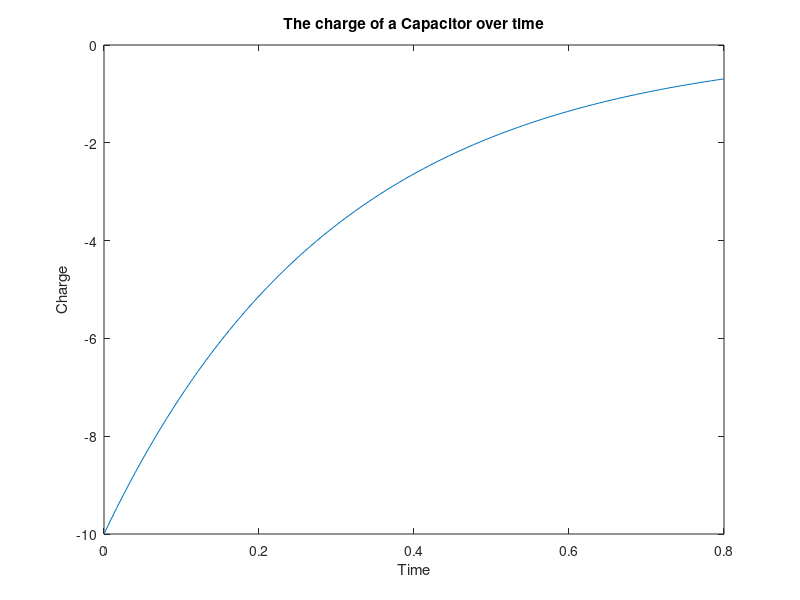

The MATLAB source for this figure:
t=linspace(0,0.8,100);
q=10;
R=60;
L=9;
c=0.00005;
Q_t=q*exp((t.*-R)/(2*L)).* cos(sqrt((1/(L.*c))+(-t.*(R/(2*L)).^2)));
plot(t,Q_t)
xlabel Time
ylabel Charge
title 'The charge of a Capacitor over time'
